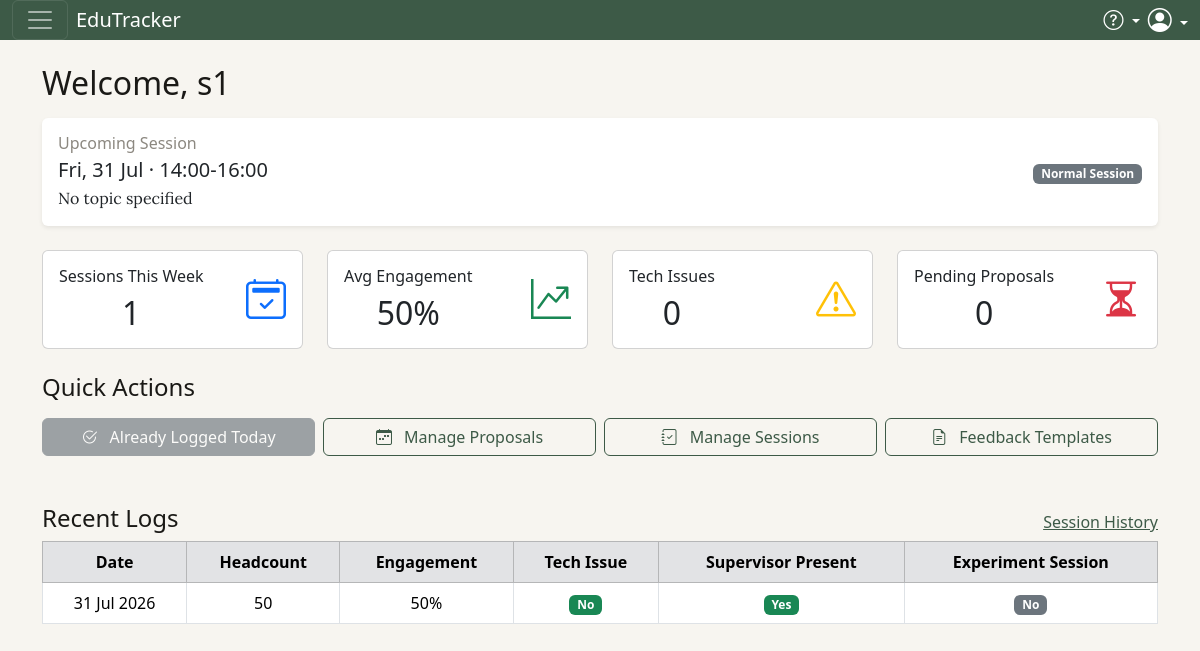
Screenshot of /staff/dashboard (signed in) with the database file from the repository.
### models.py (models this page shows, shortened)
class User(UserMixin, db.Model):
    __tablename__ = "users"
    id = db.Column(db.Integer, primary_key=True)
    email = db.Column(db.String(120), unique=True, nullable=False)
    username = db.Column(db.String(80), unique=True, nullable=False)
    password_hash = db.Column(db.String(255), nullable=False)
    name = db.Column(db.String(120), nullable=False)
    role = db.Column(db.String(20), nullable=False)
    school = db.Column(db.String(50), nullable=True)

class SessionLog(db.Model):
    __tablename__ = "session_logs"
    id = db.Column(db.Integer, primary_key=True)
    school = db.Column(db.String(50), nullable=False)
    date = db.Column(db.Date, nullable=False)
    start_time = db.Column(db.String(10))
    end_time = db.Column(db.String(10))
    headcount = db.Column(db.Integer, nullable=False)
    engagement = db.Column(db.Integer, nullable=False)
    session_type = db.Column(db.String(20), default="normal")
    notes = db.Column(db.Text)
    feedback_sheets_collected = db.Column(db.Boolean, default=False)
    supervisor_present = db.Column(db.Boolean, default=False)
    technical_issue = db.Column(db.Boolean, default=False)
    issue_description = db.Column(db.Text, nullable=True)
    time_lost_minutes = db.Column(db.Integer, nullable=True)
    issue_resolved = db.Column(db.Boolean, default=False)
    called_superadmin = db.Column(db.Boolean, default=False)
    student_feedback_1 = db.Column(db.Text)
    student_feedback_2 = db.Column(db.Text)
    student_feedback_3 = db.Column(db.Text)
    created_by = db.Column(db.Integer, db.ForeignKey("users.id"), nullable=False)
    created_at = db.Column(db.DateTime, default=_datetime.utcnow)
    staff = db.relationship("User", backref="session_logs")
    photos = db.relationship("SessionPhoto", backref="session_log", lazy=True)

### app.py (the view)
    @app.route("/staff/dashboard")
    @role_required("staff")
    def dashboard_staff():
        today = date.today()
        start_of_week = today - timedelta(days=today.weekday())
        end_of_week = start_of_week + timedelta(days=6)
        upcoming = (
            Schedule.query.filter(
                Schedule.school == current_user.school,
                Schedule.status == "accepted",
                Schedule.proposed_date >= today,
            )
            .order_by(Schedule.proposed_date.asc())
            .first()
        )
        schedule_today = Schedule.query.filter_by(
            school=current_user.school, status="accepted", proposed_date=today
        ).first()
        if upcoming:
            upcoming_session = {
                "date": upcoming.proposed_date.strftime("%a, %d %b"),
                "time": f"{upcoming.start_time}-{upcoming.end_time}",
                "topic": upcoming.topic or "No topic specified",
                "experiment": upcoming.session_type == "experiment",
            }
        else:
            upcoming_session = None
        week_logs = SessionLog.query.filter(
            SessionLog.school == current_user.school,
            SessionLog.date >= start_of_week,
            SessionLog.date <= end_of_week,
        ).all()
        sessions_this_week = len(week_logs)
        avg_engagement = (
            round(sum(l.engagement for l in week_logs) / len(week_logs))
            if week_logs
            else 0
        )
        tech_issues = sum(1 for l in week_logs if l.technical_issue)
        sent_pending = Schedule.query.filter_by(
            proposed_by=current_user.id, status="pending"
        ).count()
        incoming_pending = (
            Schedule.query.join(User, Schedule.proposed_by == User.id)
            .filter(
                Schedule.school == current_user.school,
                Schedule.status == "pending",
                User.role == "superadmin",
            )
            .count()
        )
        pending_proposals = sent_pending + incoming_pending
        stats = {
            "sessions_this_week": sessions_this_week,
            "avg_engagement": avg_engagement,
            "tech_issues": tech_issues,
            "pending_proposals": pending_proposals,
        }
        recent_logs = (
            SessionLog.query.filter_by(school=current_user.school)
            .order_by(SessionLog.date.desc())
            .limit(5)
            .all()
        )
        already_logged_today = (
            SessionLog.query.filter_by(created_by=current_user.id, date=today).first()
            is not None
        )
        return render_template(
            "staff_dashboard.html",
            name=current_user.name,
            upcoming_session=upcoming_session,
            stats=stats,
            recent_logs=recent_logs,
            already_logged_today=already_logged_today,
            schedule_today=schedule_today is not None,
        )

### app.py (called while the page is built)
def create_app():
    app = Flask(__name__)
    app.config.from_object(Config)
    db.init_app(app)
    migrate.init_app(app, db)
    login_manager.init_app(app)
    def generate_csrf_token():
        if "csrf_token" not in session:
            session["csrf_token"] = secrets.token_hex(16)
        return session["csrf_token"]
    app.jinja_env.globals["csrf_token"] = generate_csrf_token
    register_routes(app)
    with app.app_context():
        db.create_all()
        seed_superadmin()
    return app

@login_manager.user_loader
def load_user(user_id):
    return User.query.get(int(user_id))

def role_required(*roles):
    def decorator(f):
        @wraps(f)
        def wrapped(*args, **kwargs):
            if not current_user.is_authenticated:
                flash("Please log in to continue.", "warning")
                return redirect(url_for("login"))
            if current_user.role not in roles:
                flash("You are not authorized to view that page.", "danger")
                return redirect(url_for("dashboard"))
            return f(*args, **kwargs)
        return wrapped
    return decorator

### templates/staff_dashboard.html (shortened to what this page needs)
{% extends "base.html" %}
{% block content %}
<div class="container mt-4">
    <h2> Welcome, {{ name }} </h2>
    <div class="card mb-4 border-0 shadow-sm mt-3">
        <div class="card-body d-flex justify-content-between align-items-center flex-wrap gap-2">
            {% if upcoming_session %}
            <div>
                <h6 class="text-muted mb-1">Upcoming Session</h6>
                <h5 class="mb-1">{{ upcoming_session.date }} · {{ upcoming_session.time }}</h5>
                <p class="mb-0">{{ upcoming_session.topic }}</p>
            </div>
            <div>
                {% if upcoming_session.experiment %}
                <span class="badge bg-primary">Experiment Session</span>
                {% else %}
                <span class="badge bg-secondary">Normal Session</span>
                {% endif %}
            </div>
            {% else %}
            <div>
                <h6 class="text-muted mb-1">Upcoming Session</h6>
                <p class="mb-0 text-muted">No upcoming session</p>
            </div>
            {% endif %}
        </div>
    </div>
    <div class="row mt-4">
        <div class="col-md-3">
            <div class="card text-center">
                <div class="card-body d-flex justify-content-between align-items-center">
                    <div>
                        <h6 class="card-title"> Sessions This Week </h6>
                        <h2 class="mb-0">{{ stats.sessions_this_week }}</h2>
                    </div>
                    <i class="bi bi-calendar2-check fs-1 text-primary"></i>
                </div>
            </div>
        </div>
        <div class="col-md-3">
            <div class="card text-center">
                <div class="card-body d-flex justify-content-between align-items-center">
                    <div>
                        <h6 class="card-title"> Avg Engagement </h6>
                        <h2 class="mb-0">{{ stats.avg_engagement }}%</h2>
                    </div>
                    <i class="bi bi-graph-up-arrow fs-1 text-success"></i>
                </div>
            </div>
        </div>
        <div class="col-md-3">
            <div class="card text-center">
                <div class="card-body d-flex justify-content-between align-items-center">
                    <div>
                        <h6 class="card-title"> Tech Issues </h6>
                        <h2 class="mb-0">{{ stats.tech_issues }}</h2>
                    </div>
                    <i class="bi bi-exclamation-triangle fs-1 text-warning"></i>
                </div>
            </div>
        </div>
        <div class="col-md-3">
            <div class="card text-center">
                <div class="card-body d-flex justify-content-between align-items-center">
                    <div>
                        <h6 class="card-title"> Pending Proposals </h6>
                        <h2 class="mb-0">{{ stats.pending_proposals }}</h2>
                    </div>
                    <i class="bi bi-hourglass-split fs-1 text-danger"></i>
                </div>
            </div>
        </div>
    </div>
    <div class="row mt-4">
        <div class="col-md-12">
            <h4> Quick Actions </h4>
            <div class="row mt-2 g-2">
                <div class="col-6 col-md-3">
                    {% if already_logged_today %}
                    <button class="btn btn-secondary w-100" disabled><i class="bi bi-check2-circle me-2"></i> Already Logged Today </button>
                    {% elif schedule_today %}
                    <a href="{{ url_for('staff_session_today') }}" id="startLogBtn" class="btn btn-success w-100"><i class="bi bi-camera me-2"></i> Start Today's Log </a>
                    {% else %}
                    <button class="btn btn-outline-secondary w-100" id="startLogBtn" disabled><i class="bi bi-camera me-2"></i> Start Today's Log </button>
                    <p class="text-muted small mt-1 mb-0">No session scheduled for today</p>
                    {% endif %}
                </div>
                <div class="col-6 col-md-3">
                    <a href="{{ url_for('staff_schedule') }}" class="btn btn-outline-primary w-100"><i class="bi bi-calendar-week me-2"></i> Manage Proposals </a>
                </div>
                <div class="col-6 col-md-3">
                    <a href="{{ url_for('staff_sessions') }}" class="btn btn-outline-primary w-100"><i class="bi bi-journal-check me-2"></i> Manage Sessions </a>
                </div>
                <div class="col-6 col-md-3">
                    <button class="btn btn-outline-primary w-100" data-bs-toggle="modal" data-bs-target="#feedbackTemplatesModal"><i class="bi bi-file-earmark-text me-2"></i> Feedback Templates </button>
                </div>
            </div>
            <div class="row mt-4">
                <div class="col-md-12 mt-4">
                    <div class="d-flex justify-content-between align-items-center">
                        <h4> Recent Logs </h4>
                        <a href="{{ url_for('staff_logs') }}"> Session History </a>
                    </div>
                    <div class="table-responsive">
                        <table class="table table-bordered text-center">
                            <thead class="table-secondary">
                                <tr>
                                    <th> Date </th>
                                    <th> Headcount </th>
                                    <th> Engagement </th>
                                    <th> Tech Issue </th>
                                    <th> Supervisor Present </th>
                                    <th> Experiment Session </th>
                                </tr>
                            </thead>
                            <tbody>
                                {% for log in recent_logs %}
                                <tr class="{{ 'table-warning' if log.headcount == 0 else '' }}">
                                    <td> {{ log.date.strftime('%d %b %Y') }} </td>
                                    <td> {{ log.headcount }} </td>
                                    <td> {{ log.engagement }}% </td>
                                    <td>
                                        {% if log.technical_issue %}
                                        <span class="badge bg-danger">Yes</span>
                                        {% else %}
                                        <span class="badge bg-success">No</span>
                                        {% endif %}
                                    </td>
                                    <td>
                                        {% if log.supervisor_present %}
                                        <span class="badge bg-success">Yes</span>
                                        {% else %}
                                        <span class="badge bg-secondary">No</span>
                                        {% endif %}
                                    </td>
                                    <td>
                                        {% if log.session_type == 'experiment' %}
                                        <span class="badge bg-primary">Yes</span>
                                        {% else %}
                                        <span class="badge bg-secondary">No</span>
                                        {% endif %}
                                    </td>
                                </tr>
                                {% else %}
                                <tr>
                                    <td colspan="6"> No logs yet. </td>
                                </tr>
                                {% endfor %}
                            </tbody>
                        </table>
                    </div>
                </div>
            </div>
        </div>
    </div>
</div>
{% endblock %}

### static/css/base.css (style rules this page uses)
body { background-color: #f7f5f0; color: #1a1916; }
.btn-outline-primary { color: #3d5a47; border-color: #3d5a47; }
.text-muted { color: #8c8880 !important; }
a { color: #3d5a47; }
p { font-family: 'Lora', serif; font-weight: 400; }

### rows the page displays
User: name "s1"
SessionLog: date "31 Jul 2026", headcount "50", engagement "50", technical_issue "No", supervisor_present "Yes", session_type "No"

### other values shown
{{ upcoming_session.date }} "Fri, 31 Jul"
{{ upcoming_session.time }} "14:00-16:00"
{{ upcoming_session.topic }} "No topic specified"
{{ stats.sessions_this_week }} "1"
{{ stats.avg_engagement }} "50"
{{ stats.tech_issues }} "0"
{{ stats.pending_proposals }} "0"
